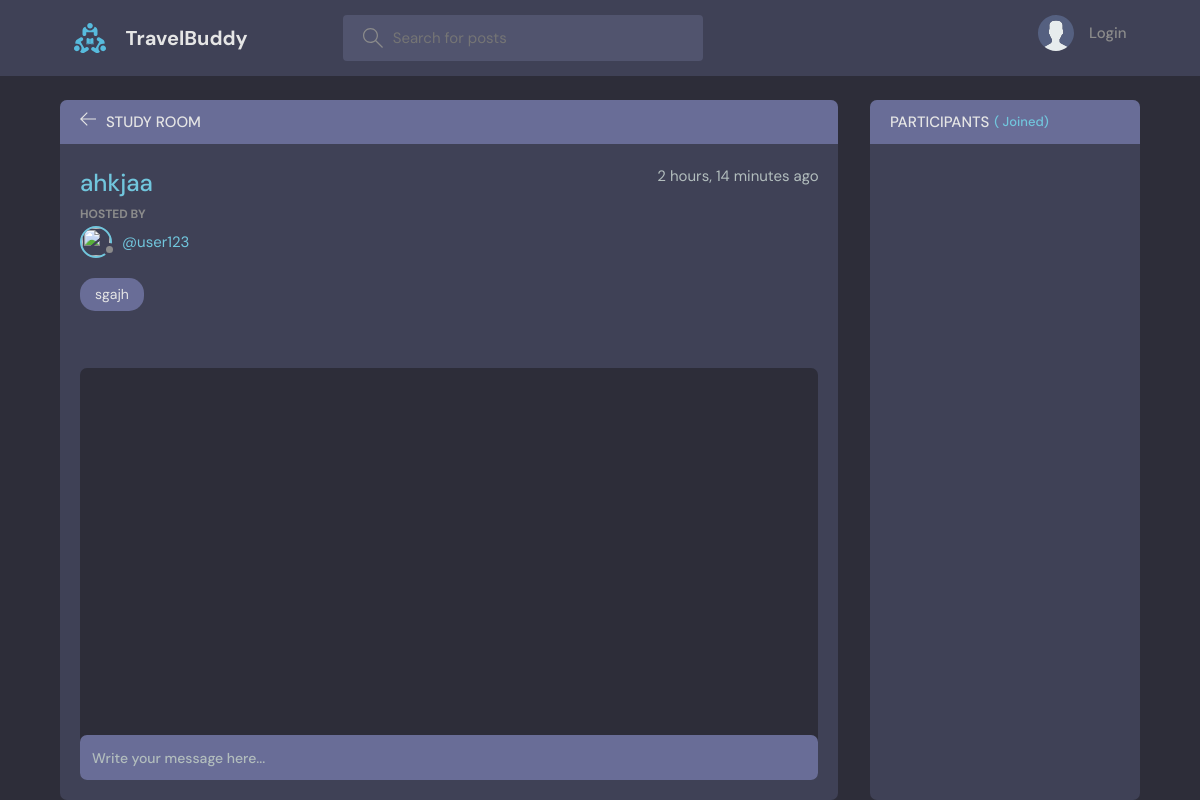
The app's page /mainpage/chatbox/room/6/, older data.
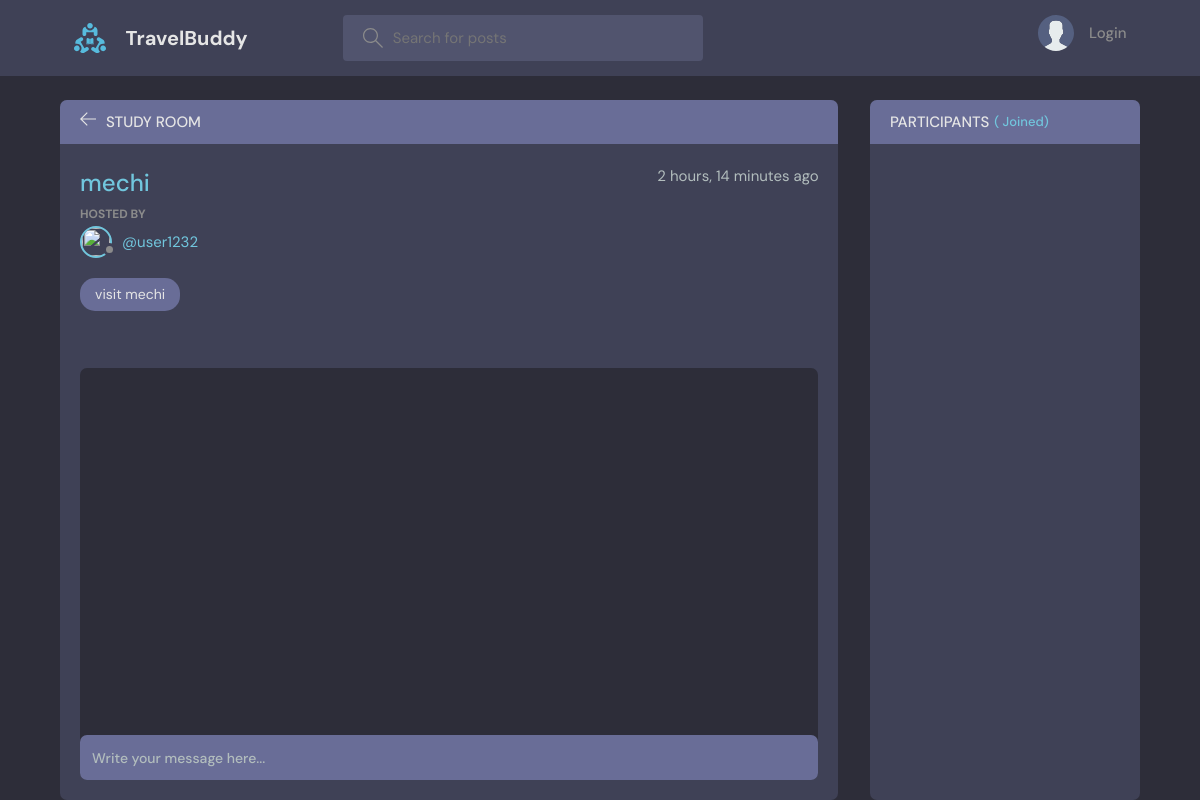
The same page, newer data.
### chatbox/models.py (models this page shows, shortened)
class Room(models.Model):
    host = models.ForeignKey(User, on_delete=models.SET_NULL, null=True)
    topic = models.ForeignKey(Topic, on_delete=models.SET_NULL, null=True)
    name = models.CharField(max_length=200)
    description = models.TextField(null=True, blank=True)
    participants = models.ManyToManyField(
        User, related_name='participants', blank=True)
    updated = models.DateTimeField(auto_now=True)
    created = models.DateTimeField(auto_now_add=True)
    class Meta:
        ordering = ['-updated', '-created']

class Topic(models.Model):
    name = models.CharField(max_length=200)
    def __str__(self):
        return self.name

### chatbox/views.py (the view)
# urls.py: path('room/<str:pk>/', views.room, name="room"),
def room(request, pk):
    room = Room.objects.get(id=pk)
    room_messages = room.message_set.all().order_by('-created')
    context = {'room': room, 'room_messages': room_messages}
    return render(request, 'chatbox/room.html', context)

### chatbox/templates/chatbox/room.html (shortened to what this page needs)
{% extends 'mains.html' %}
{% block content %}
<main class="profile-page layout layout--2">
  <div class="container">
    <div class="room">
      <div class="room__top">
        <div class="room__topLeft">
          <a href="{% url 'index' %}">
            <svg version="1.1" xmlns="http://www.w3.org/2000/svg" width="32" height="32" viewBox="0 0 32 32">
              <title>arrow-left</title>
              <path
                d="M13.723 2.286l-13.723 13.714 13.719 13.714 1.616-1.611-10.96-10.96h27.625v-2.286h-27.625l10.965-10.965-1.616-1.607z">
              </path>
            </svg>
          </a>
          <h3>Study Room</h3>
        </div>
      </div>
      <div class="room__box scroll">
        <div class="room__header scroll">
          <div class="room__info">
            <h3>{{room.name}}</h3>
            <span>{{room.created|timesince}} ago</span>
          </div>
          <div class="room__hosted">
            <p>Hosted By</p>
            <a href="{% url 'user-profile' room.host.id %}" class="room__author">
              <div class="avatar avatar--small">
                <img src="{{room.host.avatar.url}}" />
              </div>
              <span>@{{room.host.username}}</span>
            </a>
          </div>
          <span class="room__topics">{{room.topic}}</span>
        </div>
        <div class="room__conversation">
          <div class="threads scroll">
          </div>
        </div>
      </div>
      <div class="room__message">
        <form action="" method="POST">
          <input name="body" placeholder="Write your message here..." />
        </form>
      </div>
    </div>
    <div class="participants">
      <h3 class="participants__top">Participants <span>({{participants.count}} Joined)</span></h3>
      <div class="participants__list scroll">
      </div>
    </div>
  </div>
</main>
{% endblock content %}

Row changes from the older to the newer data that the page shows:
changed Room: name "ahkjaa" → "mechi"; host.username "user123" → "user1232"; topic "sgajh" → "visit mechi"
